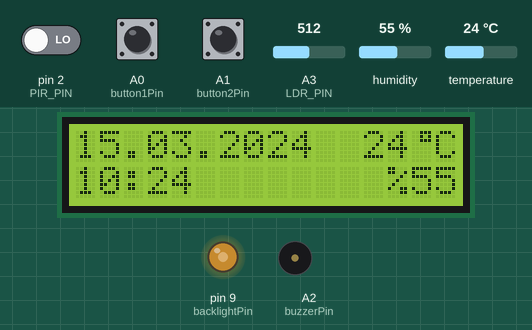
Simulated run of this sketch. Board: Arduino Uno, built with avr-gcc and run on an emulated ATmega328P. Parts: 16×2 character LCD, output pins drawn as LEDs (lit = HIGH), buzzer (waves = sounding, pin HIGH). The inputs (shaded band) are chosen by the test bench; at power-on: A0 (button1Pin) HIGH, A3 (LDR_PIN) = 512, pin 2 (PIR_PIN) LOW, A1 (button2Pin) HIGH, humidity 55 %, temperature 24 °C. The local clock reads 2024-03-15 10:24:30 at power-on unless the sketch sets it; what the sketch prints to the serial monitor is not drawn.

Above: at 1.2 s.
1.3 s: A0 (button1Pin) pulled LOW for 3.2 s
At 4.4 s:
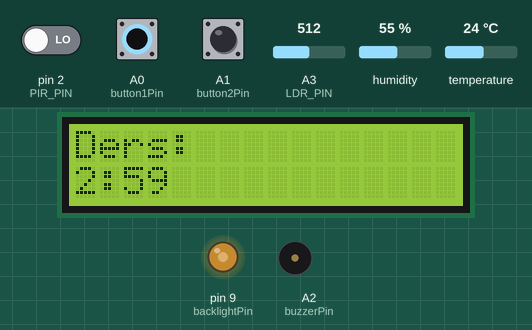
6.1 s: A3 (LDR_PIN) set to 716
At 6.8 s:
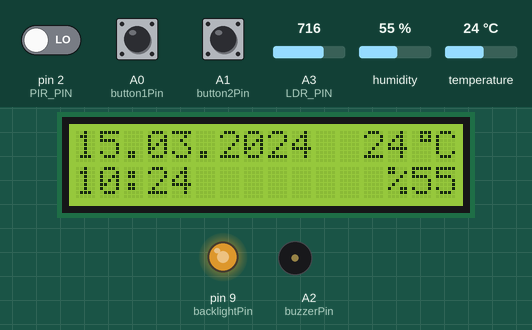
7.7 s: A3 (LDR_PIN) set to 900
At 8.1 s:
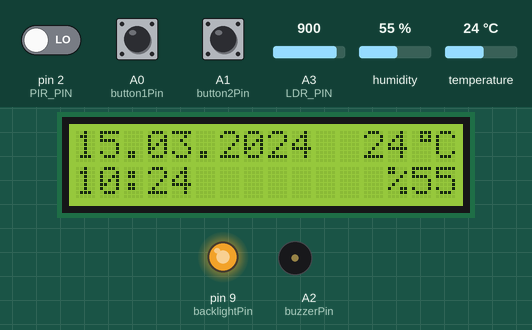
9.2 s: A3 (LDR_PIN) set to 0
At 9.5 s:
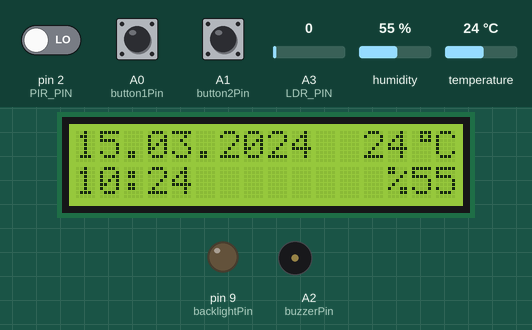
10.7 s: A0 (button1Pin) pulled LOW for 0.6 s
At 12.0 s:
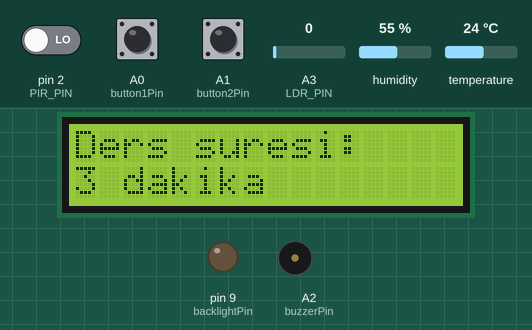
13.7 s: A3 (LDR_PIN) set to 20
At 31.5 s:
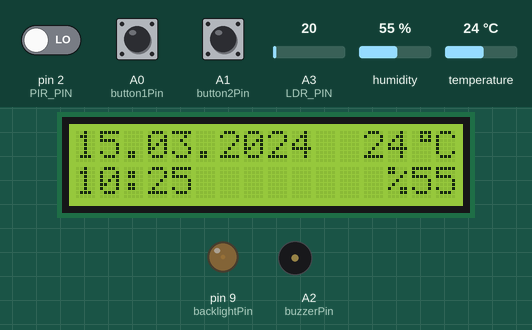
Timing chart, 0 to 31.8 s (numbered marks = the images above; inputs shaded):
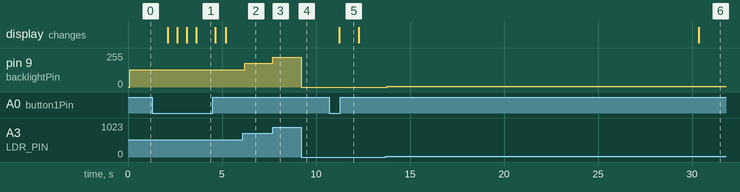

Measured:
- after the input at 1.3 s, the display: first changes after 0.81 s (image 1 shows a later state)
- after the input at 6.1 s, pin 9 (backlightPin): 128/255 → 179/255 after 0.10 s
- after the input at 7.7 s, pin 9 (backlightPin): 179/255 → 225/255 at once
- after the input at 9.2 s, pin 9 (backlightPin): 225/255 → 0/255 at once
- after the input at 10.7 s, the display: changes after 0.52 s (image 5)
- after the input at 13.7 s, pin 9 (backlightPin): 0/255 → 5/255 after 0.08 s

The sketch:

dijital-saat.ino
```cpp
#include <LiquidCrystal.h>
#include <virtuabotixRTC.h>
#include <DHT.h>
#include <avr/sleep.h>
#include <avr/wdt.h>

#define DHTPIN 8       // DHT11 sensörünün bağlı olduğu pin
#define DHTTYPE DHT11  // DHT11 kullanıyoruz
#define LDR_PIN A3     // LDR sensörünün bağlı olduğu analog pin
#define PIR_PIN 2     // PIR sensörünün bağlı olduğu analog pin

const int CLK_PIN = 11;
const int DAT_PIN = 12;
const int RST_PIN = 13;
const int rs = 10, en = 3, d4 = 4, d5 = 5, d6 = 6, d7 = 7;
const int button1Pin = A0;  // Analog pin A0 buton 1 olarak kullanılıyor
const int button2Pin = A1;  // Analog pin A1 buton 2 olarak kullanılıyor
const int buzzerPin = A2;   // Analog pin A2 buzzer olarak kullanılıyor
const int backlightPin = 9; // PWM pin for LCD backlight control

DHT dht(DHTPIN, DHTTYPE);
virtuabotixRTC myRTC(CLK_PIN, DAT_PIN, RST_PIN);
LiquidCrystal lcd(rs, en, d4, d5, d6, d7);

// Derece sembolü için özel karakter dizisi
byte degreeSymbol[8] = {
  B00111,
  B00101,
  B00111,
  B00000,
  B00000,
  B00000,
  B00000,
  B00000
};

// Pomodoro varsayılan değerleri
const int defaultLessonTime = 3;
const int defaultBreakTime = 1;
const int defaultLessonCount = 2;

int mode = 0; // 0: clock, 1: pomodoro
int settingMode = 0; // 0: lesson time, 1: break time, 2: lesson count
int lessonTime = defaultLessonTime; // in minutes
int breakTime = defaultBreakTime; // in minutes
int lessonCount = defaultLessonCount; // number of lessons
int currentLesson = 0;
unsigned long previousMillis = 0;
unsigned long interval = 0; // in milliseconds
unsigned long lastTempHumUpdate = 0;
unsigned long lastClockUpdate = 0;

bool isBreak = false; // Track whether it's break or lesson time
bool pomodoroActive = false; // Track whether Pomodoro is active

char prevDateBuffer[11];
char prevTimeBuffer[6];
char prevTempBuffer[6];
char prevHumBuffer[4];

bool isSleep = false; // Uyku modunda mı
volatile bool motionDetected = false;
static unsigned long lastActivityTime = millis();

void setupProcess() {
  pinMode(button1Pin, INPUT_PULLUP);
  pinMode(button2Pin, INPUT_PULLUP);
  pinMode(buzzerPin, OUTPUT);
  pinMode(backlightPin, OUTPUT);
  pinMode(PIR_PIN, INPUT);

  Serial.begin(9600);
  lcd.begin(16, 2);
  lcd.createChar(0, degreeSymbol); // Derece sembolünü özel karakter olarak tanımla
  dht.begin();
  displayClock();  // Display initial clock data
}

void setup() {
  setupProcess();
}

void loop() {
  interrupts();    // enable interrupts for Due and Nano V3

  static unsigned long lastDebounceTime1 = 0;
  static unsigned long lastDebounceTime2 = 0;
  static bool lastButtonState1 = HIGH;
  static bool lastButtonState2 = HIGH;

  static unsigned long button1PressTime = 0;

  bool reading1 = digitalRead(button1Pin);
  bool reading2 = digitalRead(button2Pin);

  // Read LDR value and adjust backlight brightness
  int ldrValue = analogRead(LDR_PIN);  // LDR sensöründen gelen değeri okur
  int brightness = map(ldrValue, 0, 300, 0, 75);  // LDR değerini 0-75 aralığına dönüştürür
  analogWrite(backlightPin, brightness);  // LCD'nin arka ışık parlaklığını ayarlar

  if (reading1 != lastButtonState1) {
    lastDebounceTime1 = millis();
  }
  if ((millis() - lastDebounceTime1) > 50) {
    if (reading1 == LOW) {
      if (button1PressTime == 0) {
        button1PressTime = millis();
      }
    } else {
      if (button1PressTime != 0 && (millis() - button1PressTime) > 1000) {
        // Long press detected for button 1
        if (mode == 1) {
          resetPomodoroDefaults();
        }
      }
      button1PressTime = 0;
    }
  }

  if (reading2 != lastButtonState2) {
    lastDebounceTime2 = millis();
  }

  if ((millis() - lastDebounceTime1) > 50) {
    if (reading1 == LOW) {
      if (mode == 0) {
        mode = 1;
        settingMode = 0;
        lcd.clear();
      } else {
        settingMode = (settingMode + 1) % 3;
        if (settingMode == 0) {
          mode = 0;
          startPomodoro();
          lcd.clear();
        }
      }
    }
  }


  if ((millis() - lastDebounceTime2) > 50) {
    if (reading2 == LOW) {
      if (mode == 1) {
        switch (settingMode) {
          case 0:
            lessonTime++;
            if (lessonTime > 40) lessonTime = 1;
            break;
          case 1:
            breakTime++;
            if (breakTime > 20) breakTime = 1;
            break;
          case 2:
            lessonCount++;
            if (lessonCount > 3) lessonCount = 1;
            break;
        }
      }
    }
  }

  lastButtonState1 = reading1;
  lastButtonState2 = reading2;

  if (mode == 0) {
    if (millis() - lastClockUpdate >= 1000) {
      updateClockDate(false);
      lastClockUpdate = millis();
    }
    if (millis() - lastTempHumUpdate >= 300000) {
      updateTempHum(false);
      lastTempHumUpdate = millis();
    }
  } else {
    displaySettings();
  }

  if (pomodoroActive) {
    updatePomodoro();
  }

  delay(500);

  // Check for inactivity to enter sleep mode
  int activity = digitalRead(PIR_PIN); //Sensörden okuma yapıyoruz.
  Serial.print("Aktivite: ");
  Serial.print(activity);
  Serial.print("   /   Zaman Farkı: ");
  Serial.println(millis() - lastActivityTime);
  if (!isSleep && activity == HIGH) {
    lastActivityTime = millis(); // Reset activity time after waking up
  }
  if (millis() - lastActivityTime > 60000) { // 1 minute of inactivity
    enterSleep();
    lastActivityTime = millis(); // Reset activity time after waking up
  }
}

void displayClock() {
  lcd.clear();
  updateClockDate(true);
  updateTempHum(true);
}

void updateClockDate(bool fullUpdate) {
  myRTC.updateTime();

  char dateBuffer[11];
  char timeBuffer[9];

  sprintf(dateBuffer, "%02d.%02d.%04d", myRTC.dayofmonth, myRTC.month, myRTC.year);
  sprintf(timeBuffer, "%02d:%02d:%02d", myRTC.hours, myRTC.minutes, myRTC.seconds);

  Serial.print(dateBuffer);
  Serial.print(" ");
  Serial.println(timeBuffer);

  for (int i = 0; i < 10; i++) {
    if (fullUpdate || dateBuffer[i] != prevDateBuffer[i]) {
      lcd.setCursor(i, 0);
      lcd.print(dateBuffer[i]);
      prevDateBuffer[i] = dateBuffer[i];
    }
  }

  for (int i = 0; i < 5; i++) {
    if (fullUpdate || timeBuffer[i] != prevTimeBuffer[i]) {
      lcd.setCursor(i, 1);
      lcd.print(timeBuffer[i]);
      prevTimeBuffer[i] = timeBuffer[i];
    }
  }
}

void updateTempHum(bool fullUpdate) {
  int temperature = dht.readTemperature();
  int humidity = dht.readHumidity();

  char tempBuffer[4];
  char humBuffer[4];

  sprintf(tempBuffer, "%2d", temperature); // Derece sembolü olmadan sıcaklığı yazdırma
  sprintf(humBuffer, "%%%d", humidity); // "%" for humidity

  Serial.print("Sıcaklık: ");
  Serial.print(temperature);
  Serial.print("°C");
  Serial.print(" - ");
  Serial.print("Nem: %");
  Serial.println(humidity);

  for (int i = 0; i < 2; i++) {
    if (fullUpdate || tempBuffer[i] != prevTempBuffer[i]) {
      lcd.setCursor(12 + i, 0);
      lcd.print(tempBuffer[i]);
      prevTempBuffer[i] = tempBuffer[i];
    }
  }
  // Derece sembolünü ekle
  lcd.setCursor(12 + strlen(tempBuffer), 0);
  lcd.write(byte(0));
  lcd.setCursor(12 + strlen(tempBuffer) + 1, 0);
  lcd.write("C");

  for (int i = 0; i < 3; i++) {
    if (fullUpdate || humBuffer[i] != prevHumBuffer[i]) {
      lcd.setCursor(13 + i, 1);
      lcd.print(humBuffer[i]);
      prevHumBuffer[i] = humBuffer[i];
    }
  }
}

void displaySettings() {
  lcd.clear();
  switch (settingMode) {
    case 0:
      lcd.print("Ders suresi:");
      lcd.setCursor(0, 1);
      lcd.print(lessonTime);
      lcd.print(" dakika");
      break;
    case 1:
      lcd.print("Teneffus suresi:");
      lcd.setCursor(0, 1);
      lcd.print(breakTime);
      lcd.print(" dakika");
      break;
    case 2:
      lcd.print("Ders sayisi:");
      lcd.setCursor(0, 1);
      lcd.print(lessonCount);
      break;
  }
}

void startPomodoro() {
  currentLesson = 0;
  isBreak = false;
  pomodoroActive = true;
  interval = lessonTime * 60000; // Ders süresi
  previousMillis = millis();
}

void updatePomodoro() {
  unsigned long currentMillis = millis();
  unsigned long elapsedTime = currentMillis - previousMillis;

  if (elapsedTime >= interval) {
    digitalWrite(buzzerPin, HIGH);
    delay(1000);
    digitalWrite(buzzerPin, LOW);

    if (isBreak) {
      isBreak = false;
      currentLesson++;
      if (currentLesson >= lessonCount) {
        pomodoroActive = false;
        return;
      }
      interval = lessonTime * 60000; // Yeni ders süresi
    } else {
      isBreak = true;
      interval = breakTime * 60000; // Yeni teneffüs süresi
    }

    previousMillis = currentMillis;
  }

  unsigned long remainingTime = interval - elapsedTime;
  int minutes = remainingTime / 60000;
  int seconds = (remainingTime % 60000) / 1000;

  lcd.clear();
  lcd.setCursor(0, 0);
  lcd.print(isBreak ? "Teneffus:" : "Ders:");
  lcd.setCursor(0, 1);
  lcd.print(minutes);
  lcd.print(":");
  lcd.print(seconds < 10 ? "0" : "");
  lcd.print(seconds);
}

void resetPomodoroDefaults() {
  lessonTime = defaultLessonTime;
  breakTime = defaultBreakTime;
  lessonCount = defaultLessonCount;
  pomodoroActive = false;
  mode = 0;
  displayClock();
}

void wakeUp() {
  isSleep = false;

  // Disable external pin interrupt on wake up pin.
  // detachInterrupt(digitalPinToInterrupt(PIR_PIN));

  // Reinitialize components after waking up
  // setupProcess();
}

void enterSleep() {
  set_sleep_mode(SLEEP_MODE_PWR_DOWN);
  // Disable ADC to save power
  ADCSRA &= ~(1 << ADEN);
  sleep_bod_disable();
  sleep_enable();

  isSleep = true;
  // Allow wake up pin to trigger interrupt on low.
  attachInterrupt(digitalPinToInterrupt(PIR_PIN), wakeUp, CHANGE);
  setupProcess();

  sleep_mode();
  // The processor will continue here after waking up
  sleep_disable();
  detachInterrupt(digitalPinToInterrupt(PIR_PIN));

  // Enter power down state with ADC and BOD module disabled.
  // Wake up when wake up pin is low.
  // LowPower.powerDown(SLEEP_FOREVER, ADC_OFF, BOD_OFF);
}
```
